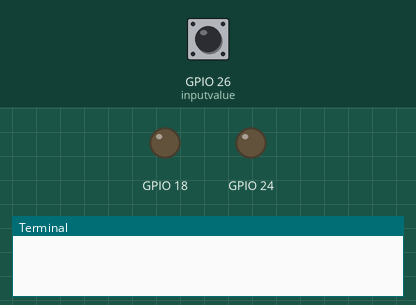
This program was run on a simulated Raspberry Pi (BCM pin numbers). On the bench: output pins drawn as LEDs (lit = HIGH), the last lines printed to the terminal. Dashed ring = blinking. Inputs (shaded band) come from the test bench; at power-on: GPIO 26 (inputvalue) LOW.

Above: at 1.2 s.
1.3 s: GPIO 26 (inputvalue) pulled HIGH for 0.15 s
At 1.65 s:
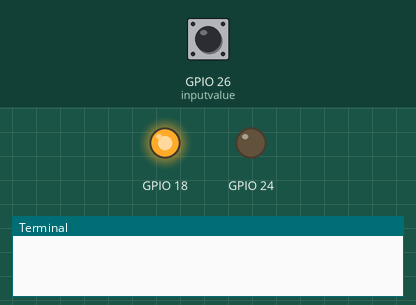
3.2 s: GPIO 26 (inputvalue) pulled HIGH for 3.2 s
At 3.85 s:
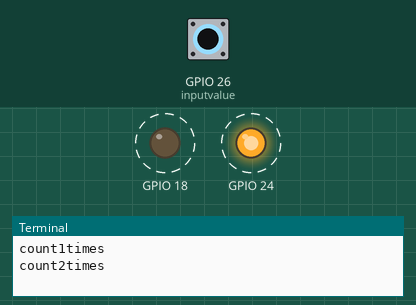
Timing chart, 0 to 8.1 s (numbered marks = the images above; inputs shaded):
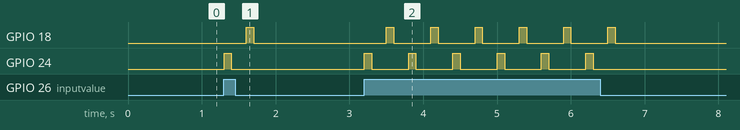

The program:

switch.py
```python
import RPi.GPIO as GPIO
import time
GPIO.setwarnings(False)
GPIO.setmode(GPIO.BCM)
GPIO.setup(26,GPIO.IN,pull_up_down=GPIO.PUD_DOWN)
GPIO.setup(24,GPIO.OUT)
GPIO.setup(18,GPIO.OUT)
count=0
while True:
    inputvalue=GPIO.input(26)
    if(inputvalue==True):
        count=count+1
        GPIO.output(24,GPIO.HIGH)
        time.sleep(0.1)
        GPIO.output(24,GPIO.LOW)
        time.sleep(0.1)
        GPIO.output(18,GPIO.LOW)
        time.sleep(0.1)
        GPIO.output(18,GPIO.HIGH)
        time.sleep(0.1)
        GPIO.output(18,GPIO.LOW)
        time.sleep(0.1)
        print("count"+str(count)+"times")
    time.sleep(0.1)
```

Measured:
- after the input at 1.3 s, GPIO 18: LOW → HIGH after 0.30 s, → LOW 0.10 s later; GPIO 24: LOW → HIGH at once, → LOW 0.10 s later
- after the input at 3.2 s, GPIO 18: alternates HIGH for 0.10 s and LOW for 0.50 s, 12 changes in all, then stays LOW, starting after 0.30 s; GPIO 24: alternates HIGH for 0.10 s and LOW for 0.50 s, 12 changes in all, then stays LOW, starting at once
